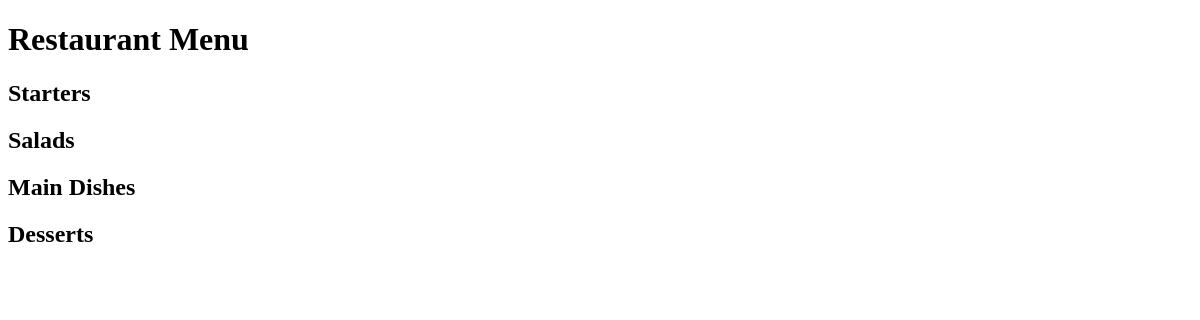
Before: / with the older database file.
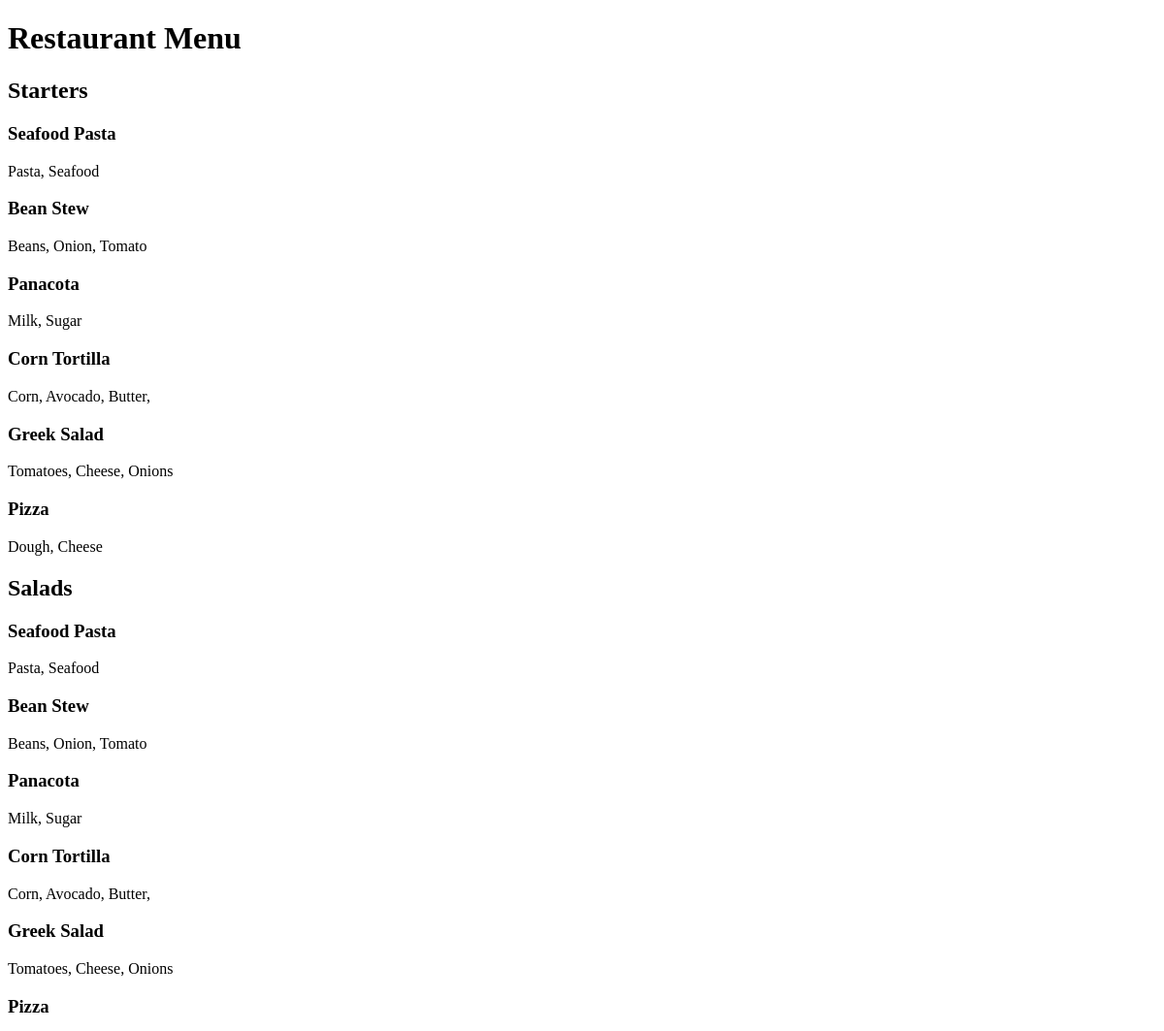
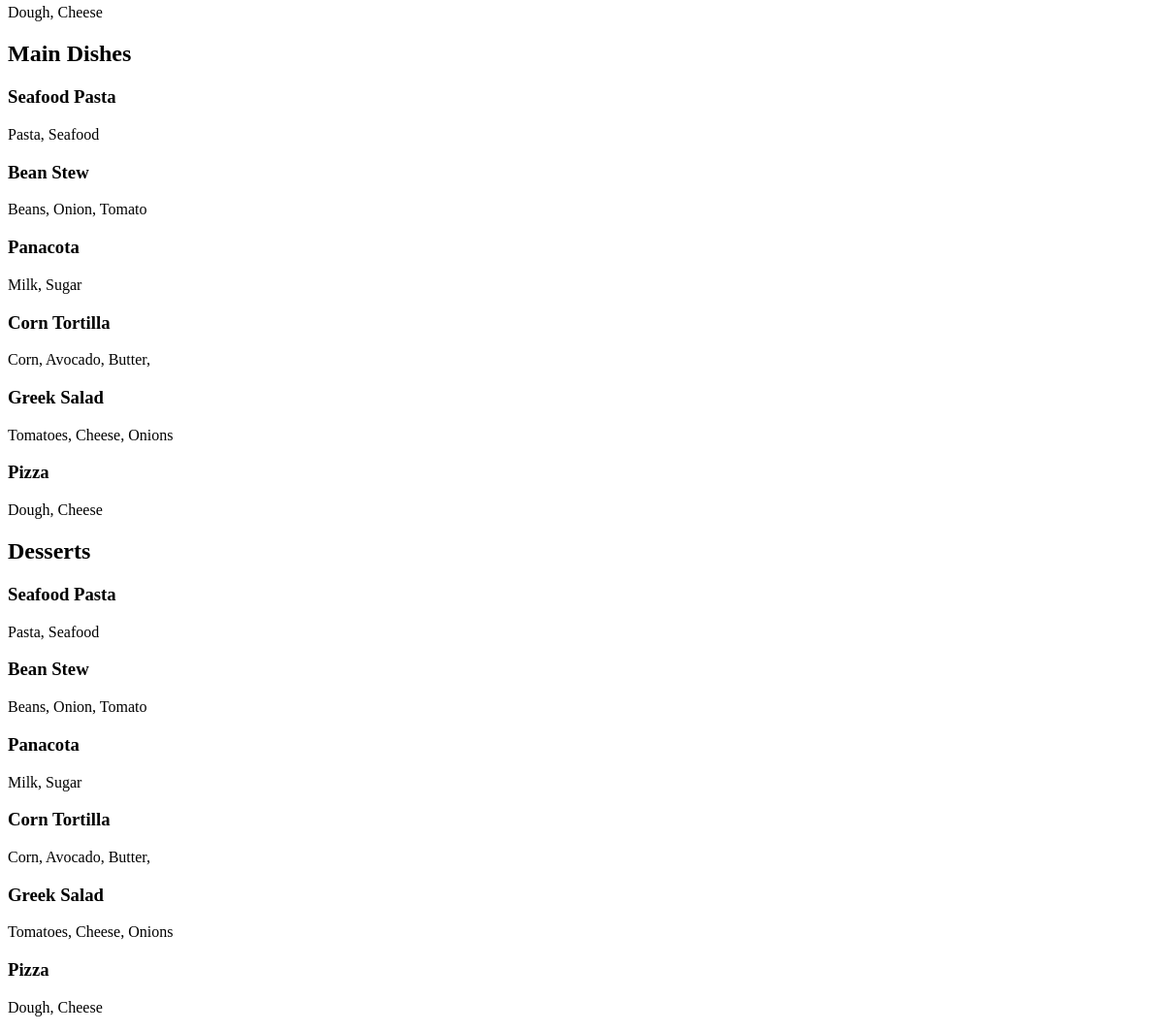
After: the same page with the newer database file (2 pictures, top to bottom).
### restaurant_menu/models.py (models this page shows, shortened)
class Item(models.Model):
    meal = models.CharField(max_length=1000, unique=True)
    description = models.CharField(max_length=2000)
    price = models.DecimalField(max_digits=10, decimal_places=2)
    meal_type = models.CharField(max_length=2000, choices=MEAL_TYPE)
    author = models.ForeignKey(User, on_delete=models.PROTECT)
    status = models.IntegerField(choices=STATUS, default=0)
    date_created = models.DateTimeField(auto_now_add=True)
    date_updated = models.DateTimeField(auto_now=True)

### restaurant_menu/views.py (the view)
# urls.py: path('', views.MenuList.as_view(), name='home')
class MenuList(generic.ListView):
    queryset = Item.objects.order_by("-date_created")
    template_name = "index.html"
    def get_context_data(self, **kwargs):
        context = super().get_context_data(**kwargs)
        context["meals"] = MEAL_TYPE
        return context

### restaurant_menu/templates/index.html (shortened to what this page needs)
<!DOCTYPE html>
<html lang="en">
<head>
</head>
<body>
    <h1>Restaurant Menu</h1>
    {% for meal in meals %}
    <h2>{{ meal.1 }}</h2>
    {% for row in item_list %}
        <h3>{{ row.meal }}</h3>
        <p>{{ row.description }}</p>
    {% endfor %}
    {% endfor %}
</body>
</html>

Changed rows visible on the page:
added Item: meal "Seafood Pasta", description "Pasta, Seafood"
added Item: meal "Bean Stew", description "Beans, Onion, Tomato"
added Item: meal "Panacota", description "Milk, Sugar"
added Item: meal "Corn Tortilla", description "Corn, Avocado, Butter,"
added Item: meal "Greek Salad", description "Tomatoes, Cheese, Onions"
added Item: meal "Pizza", description "Dough, Cheese"
